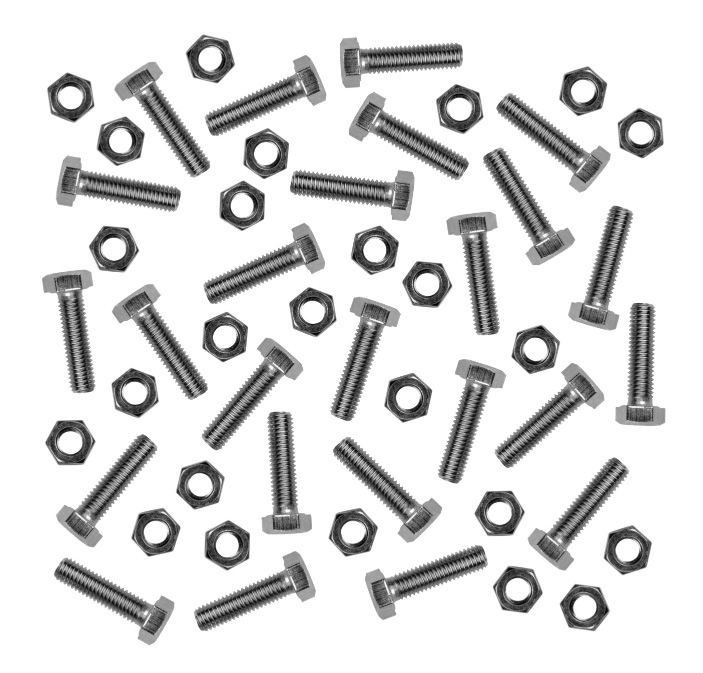
#> input picture quiz4/Nuts+Bolts-1.jpg, 703 x 673 px
$ jupyter execute lab4.ipynb
#> lines starting #> are read from the running program, lines starting #| are printed output that depends on the picture; after the words box and inside, x2 and y2 are one past the last pixel; in counts of white or black regions, pixels touching at a corner belong together
Introduction and Objective
This lab implements an automated pipeline using image segmentation and morphological operations to:

- Detect the number of nuts and bolts in each batch image
- Compare counts against the target N = 25
- Provide recommendations to add or remove parts as needed

**Outputs per image:**
1. Number of nuts detected
2. Number of bolts detected
3. Status message:
   - "All good" if both counts equal N
   - "Add X nuts/bolts" if count < N
   - "Remove Y nuts/bolts" if count > N

[cell 1]
# 0. Import required libraries
import cv2
import numpy as np
import matplotlib.pyplot as plt

# %%
# 1. Set hyperparameters and configuration
# Number of nuts and bolts expected per batch
N = 25

# Thresholding method: 'manual' uses THRESHOLD_VALUE, 'otsu' computes automatically
THRESHOLD_METHOD = 'otsu'  # options: 'manual', 'otsu'
THRESHOLD_VALUE = 127      # used only when THRESHOLD_METHOD == 'manual'

# Morphological processing parameters
MORPH_KERNEL_SIZE = (5, 5)
MORPH_ITERATIONS = 2

# Area thresholds for classification (in pixels)
MIN_NUT_AREA = 500
MAX_NUT_AREA = 1500
MIN_BOLT_AREA = 1500

# Input images list
IMAGE_FILES = [
    'Nuts+Bolts-1.jpg',
    'Nuts+Bolts-2.jpg',
    'Nuts+Bolts-3.jpg'
]

# %%
# 2. Define the image processing function
def process_image(img_path):
    # Read and convert to grayscale
#> called with img_path = 'Nuts+Bolts-1.jpg'
    img = cv2.imread(img_path)
#> img is the input picture: shape (673, 703, 3); min 0, max 255, mean 218
    gray = cv2.cvtColor(img, cv2.COLOR_BGR2GRAY)

    # Apply thresholding
    if THRESHOLD_METHOD == 'otsu':
        _, binary = cv2.threshold(gray, 0, 255, cv2.THRESH_BINARY_INV + cv2.THRESH_OTSU)
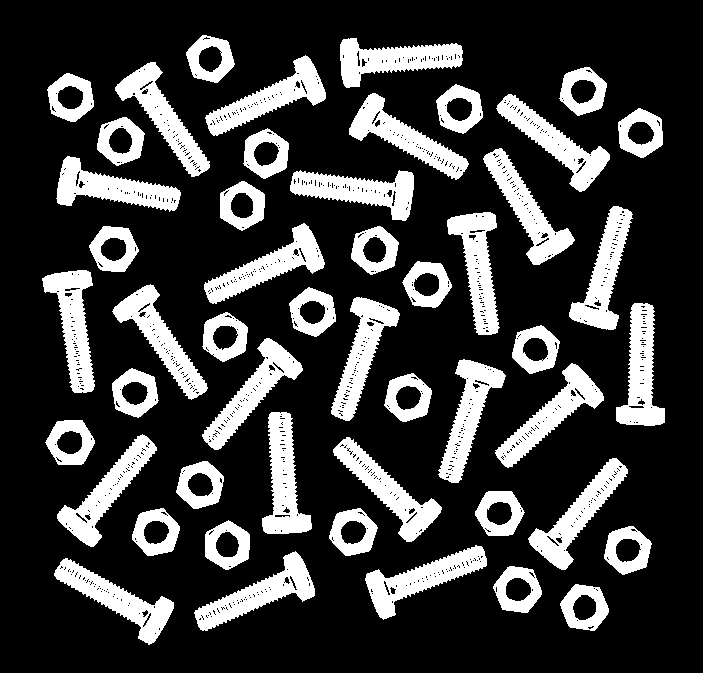
#> binary: shape (673, 703); 23.3% white; 50 white regions, largest, box (x1, y1, x2, y2) and area: (333, 437, 442, 542) 3202, (290, 170, 414, 221) 3196, (204, 223, 325, 304) 3192
    else:
        _, binary = cv2.threshold(gray, THRESHOLD_VALUE, 255, cv2.THRESH_BINARY_INV)

    # Morphological operations to clean up the mask
    kernel = np.ones(MORPH_KERNEL_SIZE, np.uint8)
    cleaned = cv2.morphologyEx(binary, cv2.MORPH_CLOSE, kernel, iterations=MORPH_ITERATIONS)
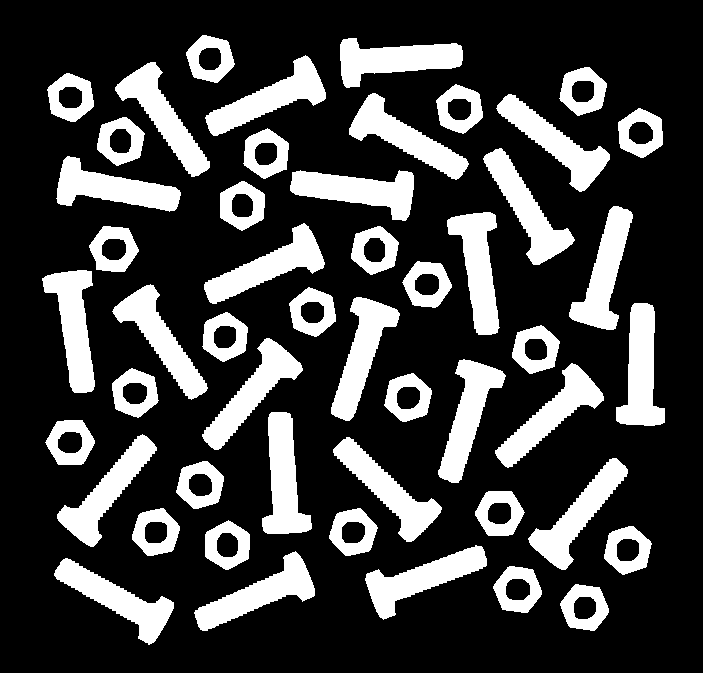
#> cleaned: shape (673, 703); 24.6% white; 50 white regions, largest, box (x1, y1, x2, y2) and area: (290, 170, 414, 221) 3480, (616, 303, 665, 426) 3468, (340, 38, 463, 88) 3455

    # Connected components analysis
    num_labels, labels, stats, centroids = cv2.connectedComponentsWithStats(cleaned)
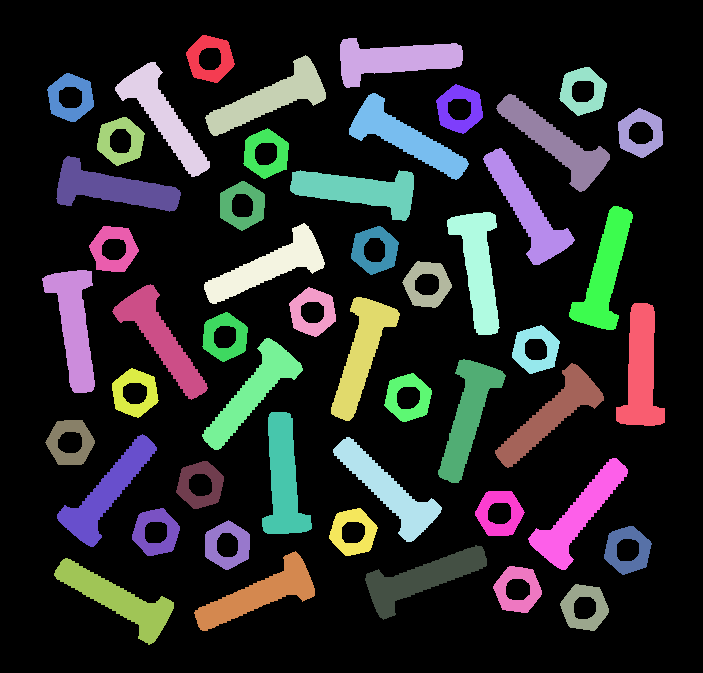
#> labels: shape (673, 703) int32; 51 distinct labels, from 0 to 50; one colour per label, 0 black
#> num_labels = 51; stats = 51 rows, first 6: [0, 0, 703, 673, 356676], [186, 35, 49, 48, 1267], [340, 38, 123, 50, 3455], [205, 55, 121, 81, 3387], [115, 62, 95, 115, 3348], [559, 67, 48, 49, 1273]; centroids = 51 pairs, first value 69.96 to 640.7, second value 58.34 to 607
    nuts = 0
    bolts = 0

    # Iterate through components (skip background label = 0)
    for i in range(1, num_labels):
        area = stats[i, cv2.CC_STAT_AREA]
        if MIN_NUT_AREA <= area <= MAX_NUT_AREA:
            nuts += 1
        elif area >= MIN_BOLT_AREA:
            bolts += 1
#> this loop made 50 passes
#> area on passes 1 to 12: 1267, 3455, 3387, 3348, 1273, 1268, 1270, 3360, 3339, 1255, 1259, 1273
#> after the loop, bolts = 25; nuts = 25

    return img, cleaned, nuts, bolts

# %%
# 3. Process all images and report results
for img_file in IMAGE_FILES:
    orig, mask, nuts_count, bolts_count = process_image(img_file)
#> nuts_count = 25; bolts_count = 25
    print(f"\nImage: {img_file}")
    print(f"Detected nuts: {nuts_count}")
#| Detected nuts: 25
    print(f"Detected bolts: {bolts_count}")
#| Detected bolts: 25

    # Determine action messages
    actions = []
    if nuts_count < N:
        actions.append(f"Add {N - nuts_count} nuts")
    elif nuts_count > N:
        actions.append(f"Remove {nuts_count - N} nuts")
    if bolts_count < N:
        actions.append(f"Add {N - bolts_count} bolts")
    elif bolts_count > N:
        actions.append(f"Remove {bolts_count - N} bolts")

    if not actions:
        print("All good")
    else:
        print(", ".join(actions))

    # %%
    # 4. Visualize original and segmented results
    plt.figure(figsize=(12, 5))
    plt.subplot(1, 2, 1)
    plt.title('Original Image')
    plt.imshow(cv2.cvtColor(orig, cv2.COLOR_BGR2RGB))
    plt.axis('off')

    plt.subplot(1, 2, 2)
    plt.title('Segmented Mask')
    plt.imshow(mask, cmap='gray')
    plt.axis('off')
    plt.show()
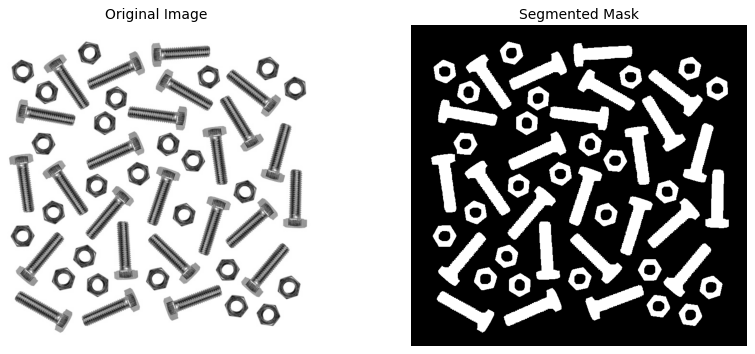
#> figure drawn by matplotlib, 2 panels
#> pass 2 of the loop `for img_file in IMAGE_FILES:`:
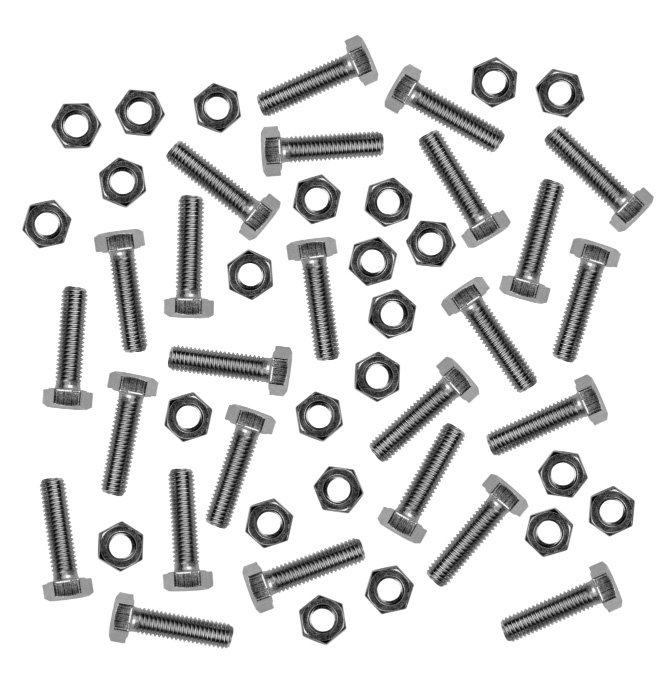
#> input picture quiz4/Nuts+Bolts-2.jpg, 671 x 689 px
#> in process_image, img is the input picture: shape (689, 671, 3); min 2, max 255, mean 217.7
#> gray: shape (689, 671)
#> binary: shape (689, 671); 23.6% white; 49 white regions, largest, box (x1, y1, x2, y2) and area: (385, 65, 505, 152) 3203, (257, 35, 378, 116) 3200, (261, 127, 383, 176) 3199
#> cleaned: shape (689, 671); 24.9% white; 45 white regions, largest, box (x1, y1, x2, y2) and area: (385, 65, 510, 267) 8064, (164, 142, 280, 318) 6879, (427, 474, 573, 587) 4659
#> in process_image (call 2), `num_labels, labels, stats, centroids = cv2.connectedComponentsWithStat..`:
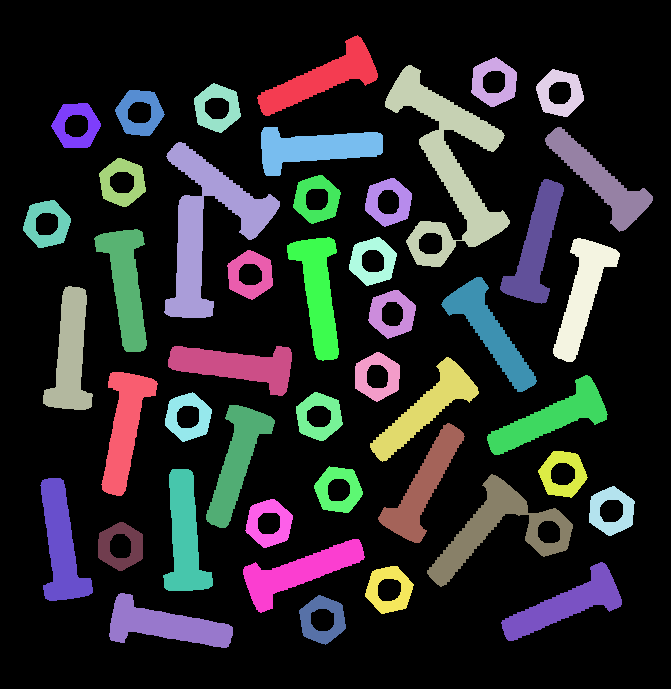
#> labels: shape (689, 671) int32; 46 distinct labels, from 0 to 45; one colour per label, 0 black
#> num_labels = 46; stats = 46 rows, first 6: [0, 0, 671, 689, 347025], [257, 35, 121, 81, 3375], [471, 57, 46, 50, 1270], [385, 65, 125, 202, 8064], [536, 69, 48, 48, 1264], [194, 83, 47, 50, 1262]; centroids = 46 pairs, first value 46.37 to 611.1, second value 78.17 to 624.8
#> the loop in process_image (call 2), `for i in range(1, num_labels):` made 45 passes
#> area on passes 1 to 8: 3375, 1270, 8064, 1264, 1262, 1269, 1252, 3422
#> after the loop in process_image (call 2), `for i in range(1, num_labels):`: bolts = 23; nuts = 22
#> bolts_count = 23
#| Detected nuts: 22
#| Detected bolts: 23
#| Add 3 nuts, Add 2 bolts
#> `plt.show()`:
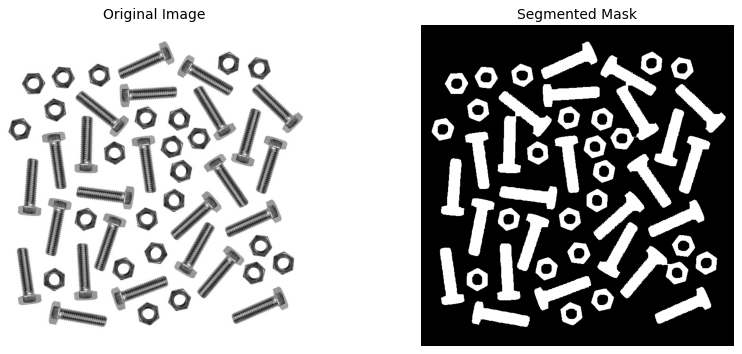
#> figure drawn by matplotlib, 2 panels
#> pass 3 of the loop `for img_file in IMAGE_FILES:`:
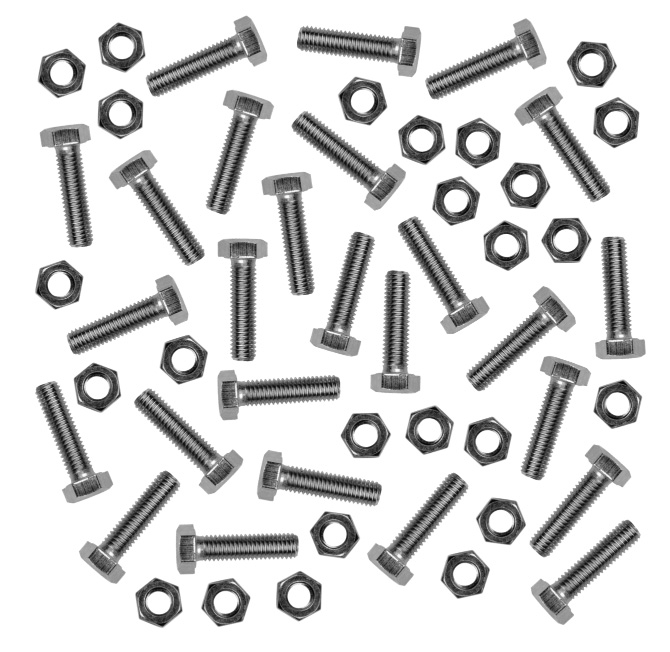
#> input picture quiz4/Nuts+Bolts-3.jpg, 670 x 652 px
#> in process_image, img is the input picture: shape (652, 670, 3); min 1, max 255, mean 214
#> gray: shape (652, 670)
#> binary: shape (652, 670); 26% white; 51 white regions, largest, box (x1, y1, x2, y2) and area: (297, 26, 421, 77) 3207, (595, 237, 645, 359) 3203, (257, 450, 382, 506) 3203
#> cleaned: shape (652, 670); 27.4% white; 51 white regions, largest, box (x1, y1, x2, y2) and area: (218, 370, 340, 420) 3457, (371, 270, 420, 393) 3455, (176, 525, 299, 574) 3454
#> in process_image (call 3), `num_labels, labels, stats, centroids = cv2.connectedComponentsWithStat..`:
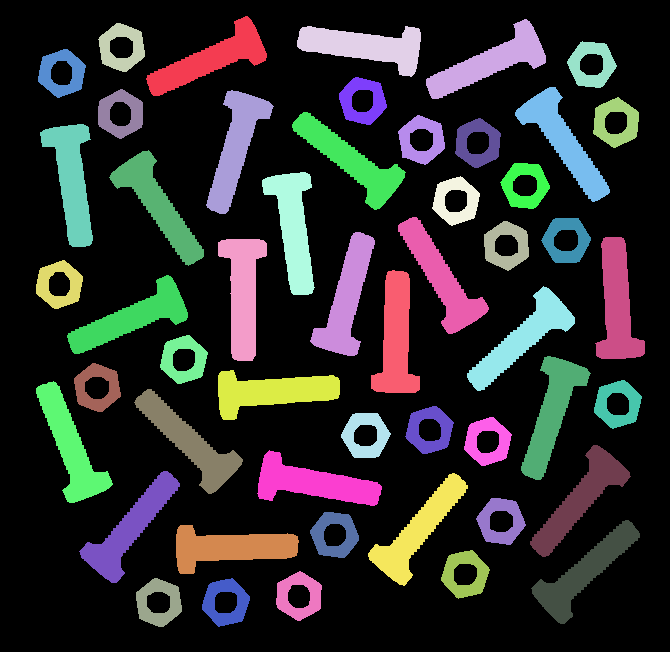
#> labels: shape (652, 670) int32; 52 distinct labels, from 0 to 51; one colour per label, 0 black
#> num_labels = 52; stats = 52 rows, first 6: [0, 0, 670, 652, 317079], [146, 16, 121, 80, 3362], [426, 19, 120, 80, 3346], [98, 23, 47, 49, 1270], [297, 26, 124, 51, 3446], [567, 41, 50, 47, 1272]; centroids = 52 pairs, first value 58.84 to 617.3, second value 45.81 to 602.2
#> the loop in process_image (call 3), `for i in range(1, num_labels):` made 51 passes
#> area on passes 1 to 8: 3362, 3346, 1270, 3446, 1272, 1263, 1281, 3346
#> after the loop in process_image (call 3), `for i in range(1, num_labels):`: bolts = 26; nuts = 25
#> bolts_count = 26
#| Detected nuts: 25
#| Detected bolts: 26
#| Remove 1 bolts
#> `plt.show()`:
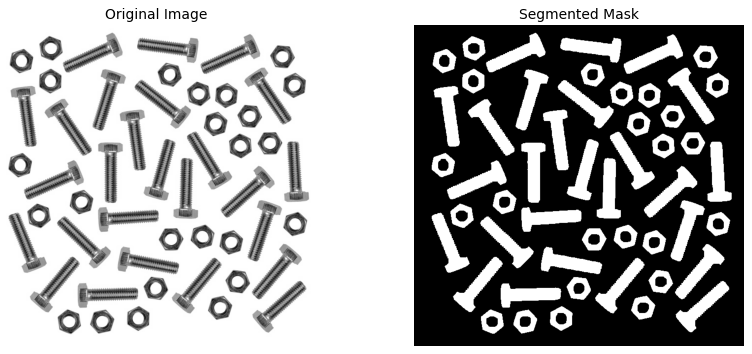
#> figure drawn by matplotlib, 2 panels
